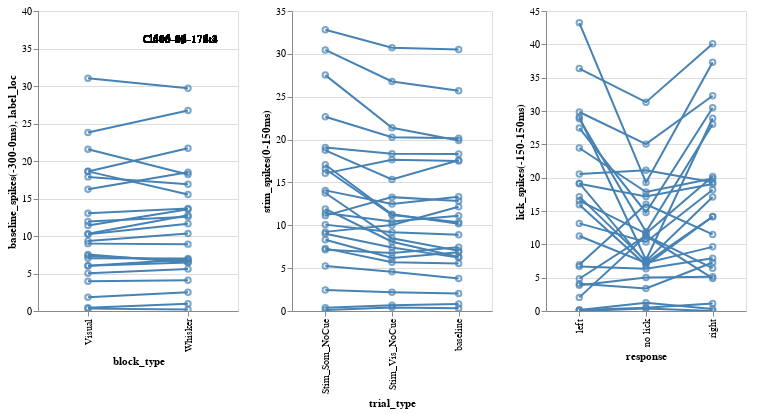

The notebook cell this image was saved under:
### Code cell
chart = linked_ladder_chart([gr_means_baseline, gr_means_stim, gr_means_lick])
chart2 = linked_ladder_chart([gr_baseline_tet6, gr_stim_tet6, gr_lick_tet6])

chart
